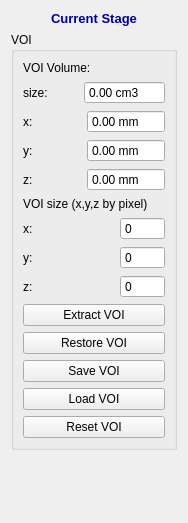
<?xml version="1.0" encoding="UTF-8"?>
<ui version="4.0">
 <class>QInteractorStyleVOI</class>
 <widget class="QWidget" name="QInteractorStyleVOI">
  <property name="geometry">
   <rect>
    <x>0</x>
    <y>0</y>
    <width>188</width>
    <height>523</height>
   </rect>
  </property>
  <property name="windowTitle">
   <string>VOI</string>
  </property>
  <layout class="QVBoxLayout" name="verticalLayout_3">
   <item>
    <widget class="QLabel" name="label_37">
     <property name="font">
      <font>
       <pointsize>10</pointsize>
       <weight>75</weight>
       <bold>true</bold>
      </font>
     </property>
     <property name="text">
      <string>&lt;html&gt;&lt;head/&gt;&lt;body&gt;&lt;p&gt;&lt;span style=&quot; color:#0000a5;&quot;&gt;Current Stage&lt;/span&gt;&lt;/p&gt;&lt;/body&gt;&lt;/html&gt;</string>
     </property>
     <property name="alignment">
      <set>Qt::AlignCenter</set>
     </property>
    </widget>
   </item>
   <item>
    <widget class="QGroupBox" name="groupBox">
     <property name="title">
      <string>VOI</string>
     </property>
     <layout class="QVBoxLayout" name="verticalLayout_2">
      <item>
       <widget class="QLabel" name="label_9">
        <property name="text">
         <string>VOI Volume:</string>
        </property>
       </widget>
      </item>
      <item>
       <layout class="QHBoxLayout" name="horizontalLayout_3">
        <item>
         <widget class="QLabel" name="label_19">
          <property name="text">
           <string>size:</string>
          </property>
         </widget>
        </item>
        <item>
         <spacer name="horizontalSpacer">
          <property name="orientation">
           <enum>Qt::Horizontal</enum>
          </property>
          <property name="sizeHint" stdset="0">
           <size>
            <width>40</width>
            <height>20</height>
           </size>
          </property>
         </spacer>
        </item>
        <item>
         <widget class="QDoubleSpinBox" name="volumeDoubleSpinBox">
          <property name="enabled">
           <bool>true</bool>
          </property>
          <property name="readOnly">
           <bool>true</bool>
          </property>
          <property name="buttonSymbols">
           <enum>QAbstractSpinBox::NoButtons</enum>
          </property>
          <property name="suffix">
           <string> cm3</string>
          </property>
          <property name="maximum">
           <double>9999.000000000000000</double>
          </property>
         </widget>
        </item>
       </layout>
      </item>
      <item>
       <layout class="QVBoxLayout" name="verticalLayout">
        <item>
         <layout class="QHBoxLayout" name="horizontalLayout_2">
          <item>
           <widget class="QLabel" name="label">
            <property name="text">
             <string>x:</string>
            </property>
           </widget>
          </item>
          <item>
           <spacer name="horizontalSpacer_2">
            <property name="orientation">
             <enum>Qt::Horizontal</enum>
            </property>
            <property name="sizeHint" stdset="0">
             <size>
              <width>40</width>
              <height>20</height>
             </size>
            </property>
           </spacer>
          </item>
          <item>
           <widget class="QDoubleSpinBox" name="sizeDoubleSpinBoxX_mm">
            <property name="readOnly">
             <bool>true</bool>
            </property>
            <property name="buttonSymbols">
             <enum>QAbstractSpinBox::NoButtons</enum>
            </property>
            <property name="suffix">
             <string> mm</string>
            </property>
            <property name="maximum">
             <double>9999.000000000000000</double>
            </property>
           </widget>
          </item>
         </layout>
        </item>
        <item>
         <layout class="QHBoxLayout" name="horizontalLayout_4">
          <item>
           <widget class="QLabel" name="label_2">
            <property name="text">
             <string>y:</string>
            </property>
           </widget>
          </item>
          <item>
           <spacer name="horizontalSpacer_3">
            <property name="orientation">
             <enum>Qt::Horizontal</enum>
            </property>
            <property name="sizeHint" stdset="0">
             <size>
              <width>40</width>
              <height>20</height>
             </size>
            </property>
           </spacer>
          </item>
          <item>
           <widget class="QDoubleSpinBox" name="sizeDoubleSpinBoxY_mm">
            <property name="readOnly">
             <bool>true</bool>
            </property>
            <property name="buttonSymbols">
             <enum>QAbstractSpinBox::NoButtons</enum>
            </property>
            <property name="suffix">
             <string> mm</string>
            </property>
            <property name="maximum">
             <double>9999.000000000000000</double>
            </property>
           </widget>
          </item>
         </layout>
        </item>
        <item>
         <layout class="QHBoxLayout" name="horizontalLayout_5">
          <item>
           <widget class="QLabel" name="label_3">
            <property name="text">
             <string>z:</string>
            </property>
           </widget>
          </item>
          <item>
           <spacer name="horizontalSpacer_4">
            <property name="orientation">
             <enum>Qt::Horizontal</enum>
            </property>
            <property name="sizeHint" stdset="0">
             <size>
              <width>40</width>
              <height>20</height>
             </size>
            </property>
           </spacer>
          </item>
          <item>
           <widget class="QDoubleSpinBox" name="sizeDoubleSpinBoxZ_mm">
            <property name="readOnly">
             <bool>true</bool>
            </property>
            <property name="buttonSymbols">
             <enum>QAbstractSpinBox::NoButtons</enum>
            </property>
            <property name="suffix">
             <string> mm</string>
            </property>
            <property name="maximum">
             <double>9999.000000000000000</double>
            </property>
           </widget>
          </item>
         </layout>
        </item>
       </layout>
      </item>
      <item>
       <widget class="QLabel" name="label_10">
        <property name="text">
         <string>VOI size (x,y,z by pixel)</string>
        </property>
       </widget>
      </item>
      <item>
       <layout class="QHBoxLayout" name="horizontalLayout_6">
        <item>
         <widget class="QLabel" name="label_4">
          <property name="text">
           <string>x:</string>
          </property>
         </widget>
        </item>
        <item>
         <spacer name="horizontalSpacer_5">
          <property name="orientation">
           <enum>Qt::Horizontal</enum>
          </property>
          <property name="sizeHint" stdset="0">
           <size>
            <width>40</width>
            <height>20</height>
           </size>
          </property>
         </spacer>
        </item>
        <item>
         <widget class="QSpinBox" name="sizeSpinBoxX">
          <property name="buttonSymbols">
           <enum>QAbstractSpinBox::NoButtons</enum>
          </property>
          <property name="maximum">
           <number>99999</number>
          </property>
         </widget>
        </item>
       </layout>
      </item>
      <item>
       <layout class="QHBoxLayout" name="horizontalLayout_7">
        <item>
         <widget class="QLabel" name="label_5">
          <property name="text">
           <string>y:</string>
          </property>
         </widget>
        </item>
        <item>
         <spacer name="horizontalSpacer_6">
          <property name="orientation">
           <enum>Qt::Horizontal</enum>
          </property>
          <property name="sizeHint" stdset="0">
           <size>
            <width>40</width>
            <height>20</height>
           </size>
          </property>
         </spacer>
        </item>
        <item>
         <widget class="QSpinBox" name="sizeSpinBoxY">
          <property name="buttonSymbols">
           <enum>QAbstractSpinBox::NoButtons</enum>
          </property>
          <property name="maximum">
           <number>99999</number>
          </property>
         </widget>
        </item>
       </layout>
      </item>
      <item>
       <layout class="QHBoxLayout" name="horizontalLayout_8">
        <item>
         <widget class="QLabel" name="label_6">
          <property name="text">
           <string>z:</string>
          </property>
         </widget>
        </item>
        <item>
         <spacer name="horizontalSpacer_7">
          <property name="orientation">
           <enum>Qt::Horizontal</enum>
          </property>
          <property name="sizeHint" stdset="0">
           <size>
            <width>40</width>
            <height>20</height>
           </size>
          </property>
         </spacer>
        </item>
        <item>
         <widget class="QSpinBox" name="sizeSpinBoxZ">
          <property name="buttonSymbols">
           <enum>QAbstractSpinBox::NoButtons</enum>
          </property>
          <property name="maximum">
           <number>99999</number>
          </property>
         </widget>
        </item>
       </layout>
      </item>
      <item>
       <layout class="QVBoxLayout" name="verticalLayout_4">
        <item>
         <widget class="QPushButton" name="pushButtonExtractVOI">
          <property name="text">
           <string>Extract VOI</string>
          </property>
         </widget>
        </item>
        <item>
         <widget class="QPushButton" name="pushButtonRestoreVOI">
          <property name="text">
           <string>Restore VOI</string>
          </property>
         </widget>
        </item>
        <item>
         <widget class="QPushButton" name="pushButtonSaveVOI">
          <property name="text">
           <string>Save VOI</string>
          </property>
         </widget>
        </item>
        <item>
         <widget class="QPushButton" name="pushButtonLoadVOI">
          <property name="text">
           <string>Load VOI</string>
          </property>
         </widget>
        </item>
        <item>
         <widget class="QPushButton" name="pushButtonResetVOI">
          <property name="text">
           <string>Reset VOI</string>
          </property>
         </widget>
        </item>
       </layout>
      </item>
     </layout>
     <zorder>label_9</zorder>
     <zorder>label_10</zorder>
     <zorder></zorder>
    </widget>
   </item>
   <item>
    <spacer name="verticalSpacer_8">
     <property name="orientation">
      <enum>Qt::Vertical</enum>
     </property>
     <property name="sizeHint" stdset="0">
      <size>
       <width>20</width>
       <height>40</height>
      </size>
     </property>
    </spacer>
   </item>
  </layout>
 </widget>
 <resources/>
 <connections/>
</ui>
